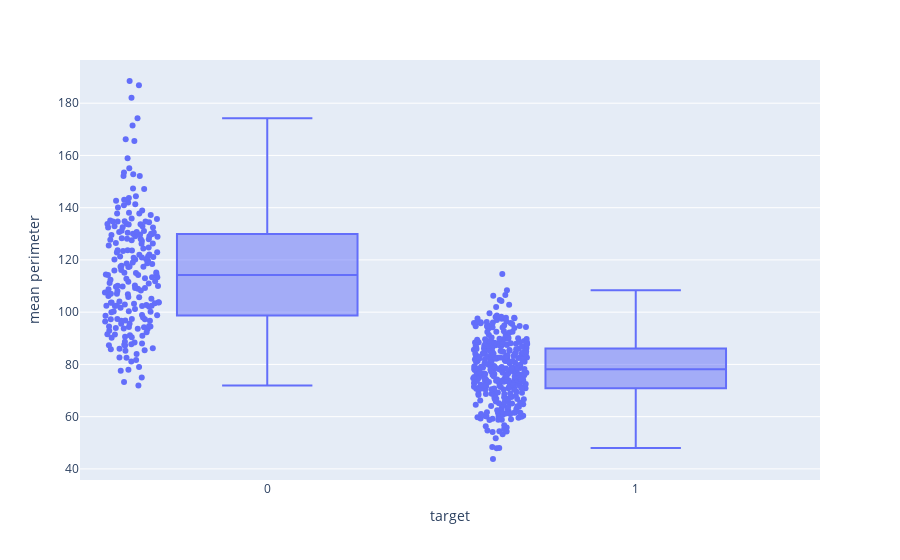

Notebook code cell kept with this figure:
### Markdown cell above
**Explore more**
- **Plot the boxplot for Mean Perimeter, use points = "all"**

### Code cell
fig = px.box(cancer_df, x = 'target', y = 'mean perimeter', points = 'all')
fig.show()

### Figure 1 — Plotly figure (JSON) as saved in the notebook; plotly's stock layout.template omitted (floating-point values rounded to 4 significant figures; data arrays with more than 128 entries replaced by an {"elided": "..."} marker saying what was removed)
{"data": [{"alignmentgroup": "True", "boxpoints": "all", "hovertemplate": "target=%{x}<br>mean perimeter=%{y}<extra></extra>", "legendgroup": "", "marker": {"color": "#636efa"}, "name": "", "notched": false, "offsetgroup": "", "orientation": "v", "showlegend": false, "type": "box", "x": {"elided": "569 int values"}, "x0": " ", "xaxis": "x", "y": {"elided": "569 float values"}, "y0": " ", "yaxis": "y"}], "layout": {"boxmode": "group", "legend": {"tracegroupgap": 0}, "margin": {"t": 60}, "xaxis": {"anchor": "y", "domain": [0, 1], "title": {"text": "target"}}, "yaxis": {"anchor": "x", "domain": [0, 1], "title": {"text": "mean perimeter"}}}}
